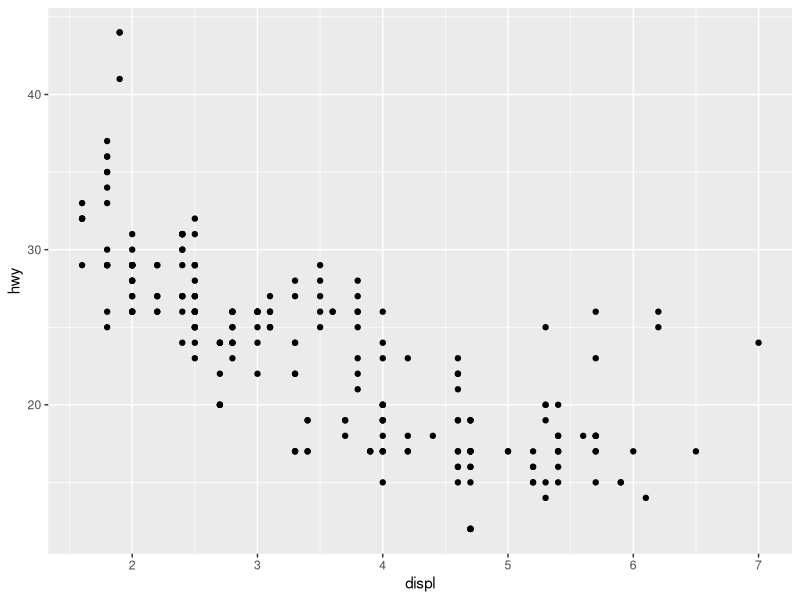
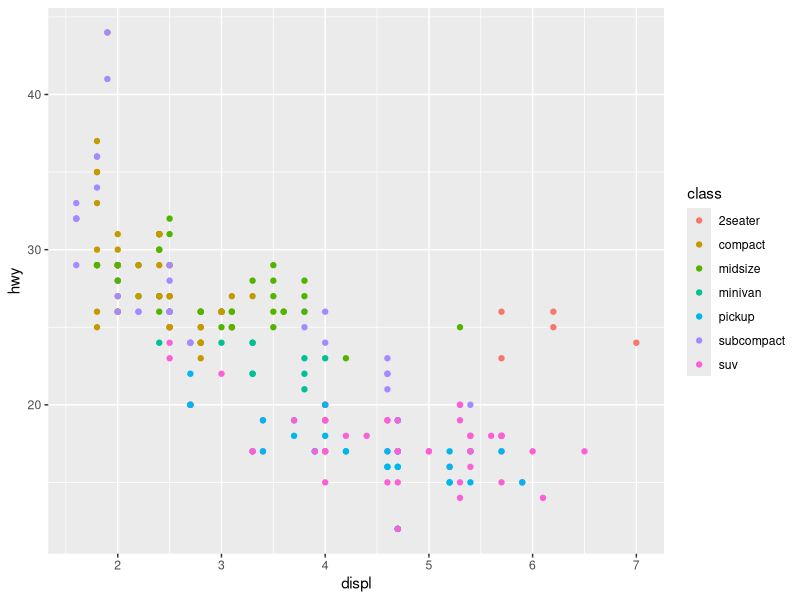
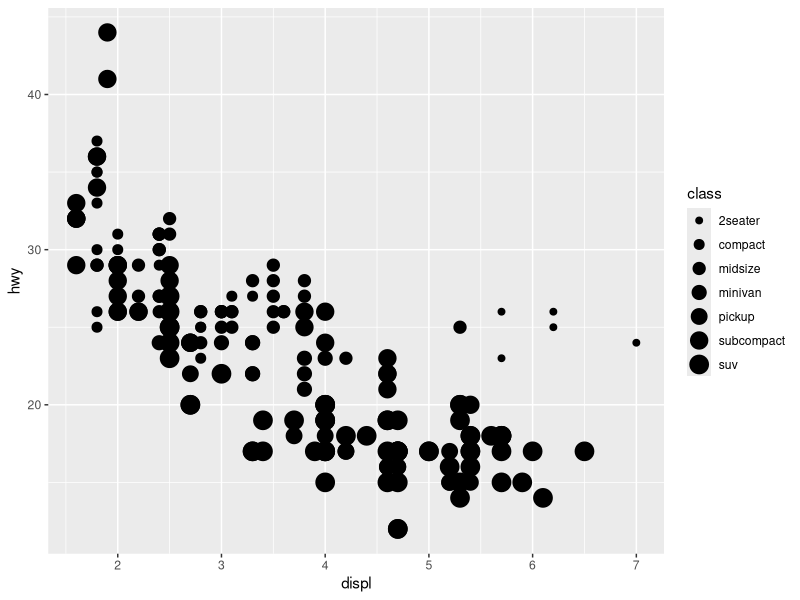
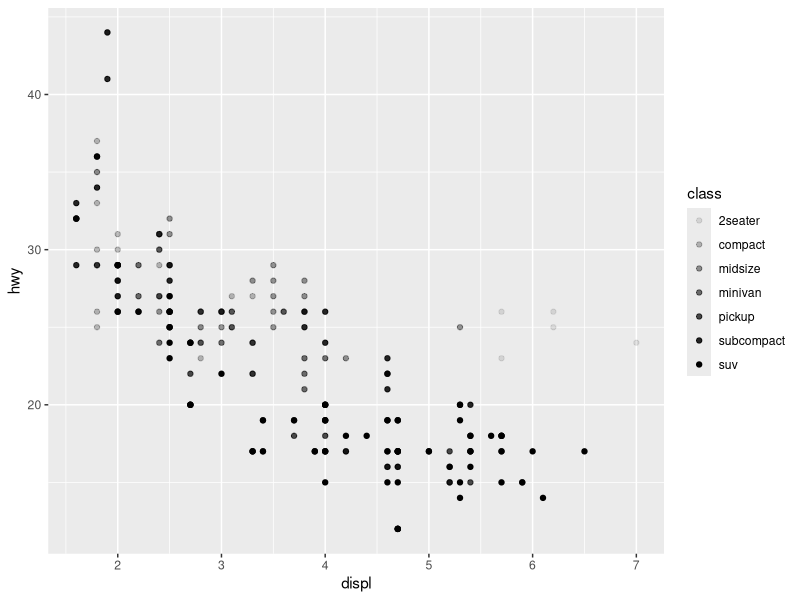
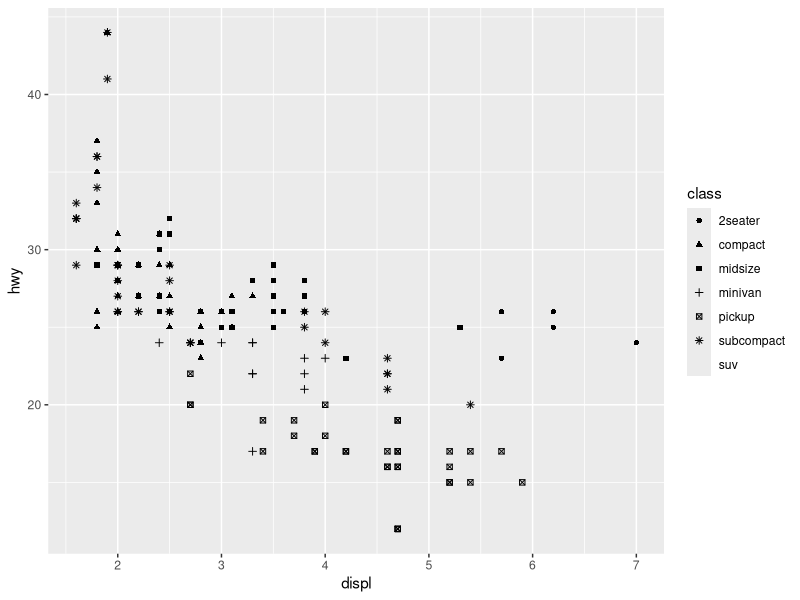
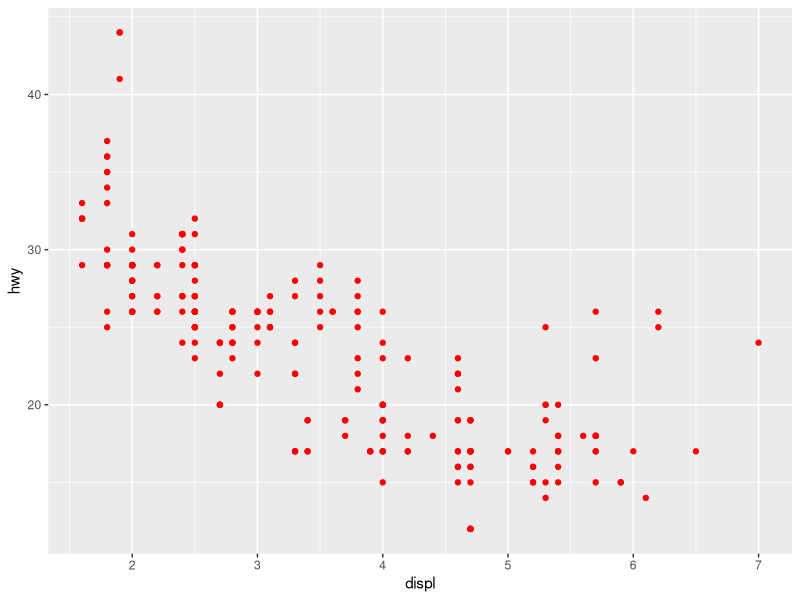
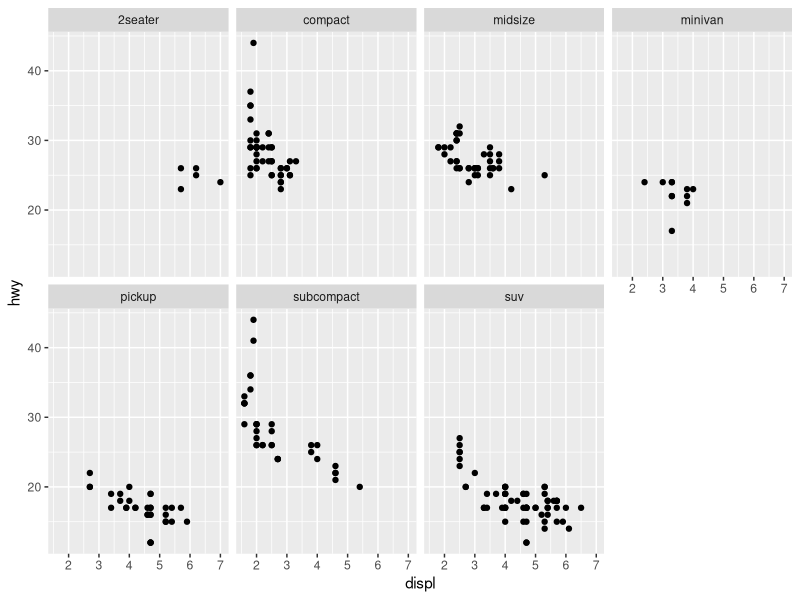
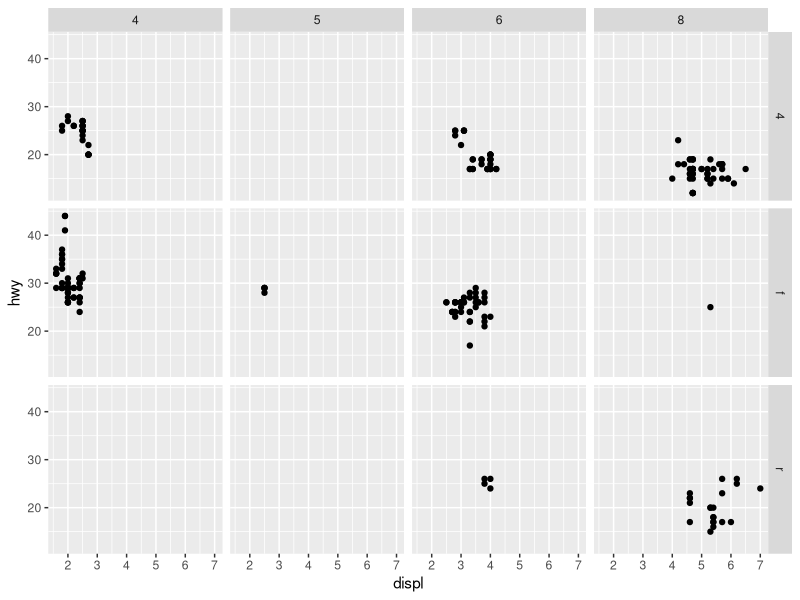

Source code (R) for these figures, in order:
## ---- chunk 1
knitr::opts_chunk$set(echo = TRUE)
## ---- chunk 2
#Data Visualization-->grammar of graphics
#Installing package tidyverse and loading tidyverse
install.packages("tidyverse")
library(tidyverse)
## ---- chunk 3
#mpg dataframe using ggplot2 contains observations by the US Environmental Protection Agency on 38 models of car.
mpg
## ---- chunk 4
#Displ-->car engine size
#hwy-->fuel efficiency on highway

#learning to create ggplot to display x axis and hwy on y axis
ggplot(data = mpg) + 
  geom_point(mapping = aes(x = displ, y = hwy))


#using this code to make graphs with ggplot2
#ggplot(data = <DATA>) + 
#  <GEOM_FUNCTION>(mapping = aes(<MAPPINGS>))
## ---- chunk 5
#Aesthetic mappings two dimensional scatterplot by mapping to aesthetic include size shape object
#convey more information data plot to variables in dataset

#mapping the colors of points to the class variable to reveal the class of each car.
ggplot(data = mpg) + 
  geom_point(mapping = aes(x = displ, y = hwy, color = class))
## ---- chunk 6
#mapping the colors of points to the class variable to reveal the class of each car.
ggplot(data = mpg) + 
  geom_point(mapping = aes(x = displ, y = hwy, size = class))
## ---- chunk 7
#transparency of the points can be controlled by mapping alpha aesthetic and shape of the points can be controlled by shape aesthetic
#Graph1 Left
ggplot(data = mpg) + 
  geom_point(mapping = aes(x = displ, y = hwy, alpha = class))

#Graph2 Right
ggplot(data = mpg) + 
  geom_point(mapping = aes(x = displ, y = hwy, shape = class))
#Additonal groups will go unplotted such a suv in ggplot2 when we use shape aesthetic
#aes() associates name of aesthetic with variabl to display
## ---- chunk 8
#To change all of the points in our plot blue:
ggplot(data = mpg) + 
  geom_point(mapping = aes(x = displ, y = hwy), color = "red")
#Level of aesthetics
#name of color as character string
#size of point in mm
#shape of point as number
## ---- chunk 9
#To split plot into facets displaying subset of data
#facet_wrap() creates variable name and is discrete
ggplot(data = mpg) + 
  geom_point(mapping = aes(x = displ, y = hwy)) + 
  facet_wrap(~ class, nrow = 2)
## ---- chunk 10
#facet_grid() is used to facet plot on combination of two variables
ggplot(data = mpg) + 
  geom_point(mapping = aes(x = displ, y = hwy)) + 
  facet_grid(drv ~ cyl)
## ---- chunk 11

#Geom object plot uses to represent data
#geom in plot can be changed by changing the geom function added in the ggplot()
#displ1 left
ggplot(data = mpg) + 
  geom_point(mapping = aes(x = displ, y = hwy))

#displ2 right
ggplot(data = mpg) + 
  geom_smooth(mapping = aes(x = displ, y = hwy))
## ---- chunk 12
#using geom_smooth single geometric object to display multiple rows of data
#group to draw multiple objects

ggplot(data = mpg) + 
  geom_smooth(mapping = aes(x = displ, y = hwy, linetype = drv))


## ---- chunk 13
#trying to map an aesthetic to discrete variable linetype
#displ1
ggplot(data = mpg) +
  geom_smooth(mapping = aes(x = displ, y = hwy))
#displ2              
ggplot(data = mpg) +
  geom_smooth(mapping = aes(x = displ, y = hwy, group = drv))
#displ3
ggplot(data = mpg) +
  geom_smooth(
    mapping = aes(x = displ, y = hwy, color = drv),
    show.legend = FALSE
  )

#to display multiple geoms in same plot adding multiple geom functions to ggplot():
## ---- chunk 14
#Multiple geom functions can be added to display to display multiple geoms in same plot
ggplot(data = mpg) + 
  geom_point(mapping = aes(x = displ, y = hwy)) +
  geom_smooth(mapping = aes(x = displ, y = hwy))
## ---- chunk 15
#set of mappings can be passed to ggplot() to avoid reptition of changing code
#same plot generated as above
ggplot(data = mpg, mapping = aes(x = displ, y = hwy)) + 
  geom_point() + 
  geom_smooth()
## ---- chunk 16
#To display different aesthetics in different layers
ggplot(data = mpg, mapping = aes(x = displ, y = hwy)) + 
  geom_point(mapping = aes(color = class)) + 
  geom_smooth()
## ---- chunk 17
#To specify different data for each layer
ggplot(data = mpg, mapping = aes(x = displ, y = hwy)) + 
  geom_point(mapping = aes(color = class)) + 
  geom_smooth(data = filter(mpg, class == "subcompact"), se = FALSE)
## ---- chunk 18
#basic bar chart with geom_bar() diamonds dataset including parameters like price,carat,color ,clarity
ggplot(data = diamonds) + 
  geom_bar(mapping = aes(x = cut))

#we can use geoms and stats interchangeably using plot stat_count() 
## ---- chunk 19
#stat_count an be used instead of geom_bar(). Same bar graph is generated
ggplot(data = diamonds) + 
  stat_count(mapping = aes(x = cut))
## ---- chunk 20
#trying to change default stat to geom_bar() from count.

demo <- tribble(
  ~cut,         ~freq,
  "Fair",       1610,
  "Good",       4906,
  "Very Good",  12082,
  "Premium",    13791,
  "Ideal",      21551
)

ggplot(data = demo) +
  geom_bar(mapping = aes(x = cut, y = freq), stat = "identity")

#showing ideal cut higher in frequency than rest

## ---- chunk 21
#bar chart of proportion, rather than count
ggplot(data = diamonds) + 
  geom_bar(mapping = aes(x = cut, y = ..prop.., group = 1))

#variables computed by stat
## ---- chunk 22
#stat_summary used to summarises the y values for each unique x value-->drawing freater attention to statiscal tranformation
ggplot(data = diamonds) + 
  stat_summary(
    mapping = aes(x = cut, y = depth),
    fun.ymin = min,
    fun.ymax = max,
    fun.y = median
  )

#it provides 20 stats each stat=function 
## ---- chunk 23

#Position adjustments--> association with bar charts color one of them aesthetically fill
#bar chart can be coloured using colour or fill

#displ1
ggplot(data = diamonds) + 
  geom_bar(mapping = aes(x = cut, colour = cut))

#displ2
ggplot(data = diamonds) + 
  geom_bar(mapping = aes(x = cut, fill = cut))

#fill aesthetic clarity bars are stacked each colored rectaned shows cut and clarity
## ---- chunk 24
#combination of cut and clarity is represted by each coloured rectangle
ggplot(data = diamonds) + 
  geom_bar(mapping = aes(x = cut, fill = clarity))

#stacking is performed by position adjustment specified by position argument, three ways "identity","dodge" and "fill"
## ---- chunk 25
#position = "identity" will place each object exactly where it falls in the context of the graph.
#checking overlapping by making bars slightly transparent setting alpha to small value and complete transparent by settin fill=NA
#displ1
ggplot(data = diamonds, mapping = aes(x = cut, fill = clarity)) + 
  geom_bar(alpha = 1/5, position = "identity")
#displ2
ggplot(data = diamonds, mapping = aes(x = cut, colour = clarity)) + 
  geom_bar(fill = NA, position = "identity")
## ---- chunk 26
#position = "fill" works like stacking making each set of stacked bars the same height.Comparing proportions acros groups
ggplot(data = diamonds) + 
  geom_bar(mapping = aes(x = cut, fill = clarity), position = "fill")
## ---- chunk 27
#position = "dodge" places overlapping objects directly beside one another. easier to compare values 

ggplot(data = diamonds) + 
  geom_bar(mapping = aes(x = cut, fill = clarity), position = "dodge")

#these are uselful for scatterplots
## ---- chunk 28
#position = "jitter" to avoid gridding which adds small amt of ransom noise to each point 
ggplot(data = mpg) + 
  geom_point(mapping = aes(x = displ, y = hwy), position = "jitter")
## ---- chunk 29
#coord_flip() switches the x and y axes.for horizontal boxplots

ggplot(data = mpg, mapping = aes(x = class, y = hwy)) + 
  geom_boxplot()
#with Coord_flip()
ggplot(data = mpg, mapping = aes(x = class, y = hwy)) + 
  geom_boxplot() +
  coord_flip()
## ---- chunk 30
#coord_quickmap() sets aspect ration for maps with ggplot2
nz <- map_data("nz")

ggplot(nz, aes(long, lat, group = group)) +
  geom_polygon(fill = "white", colour = "black")

ggplot(nz, aes(long, lat, group = group)) +
  geom_polygon(fill = "white", colour = "black") +
  coord_quickmap()
## ---- chunk 31
#coord_polar() uses polar coordinates connection bar chart and coxcomb chart
bar <- ggplot(data = diamonds) + 
  geom_bar(
    mapping = aes(x = cut, fill = cut), 
    show.legend = FALSE,
    width = 1
  ) + 
  theme(aspect.ratio = 1) +
  labs(x = NULL, y = NULL)

#displ1
bar + coord_flip()
#displ2
bar + coord_polar()
#shows ideal spreadout wider
